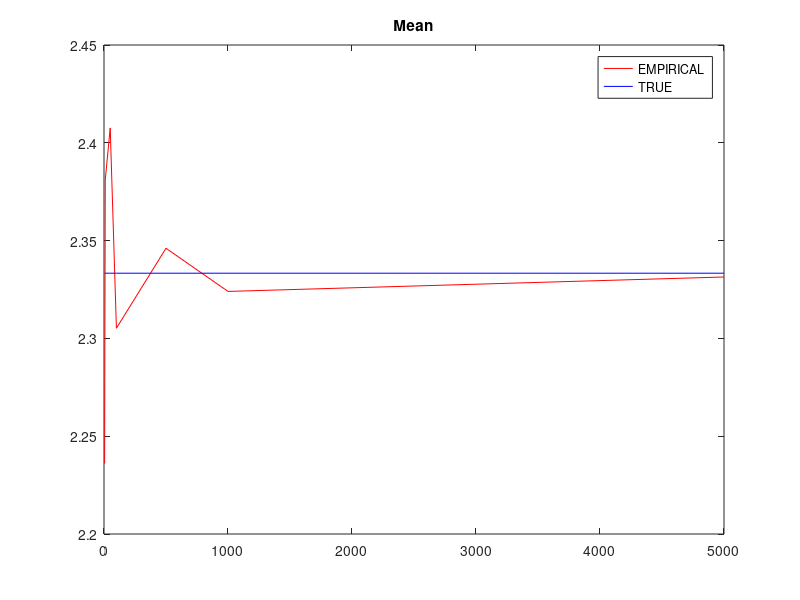
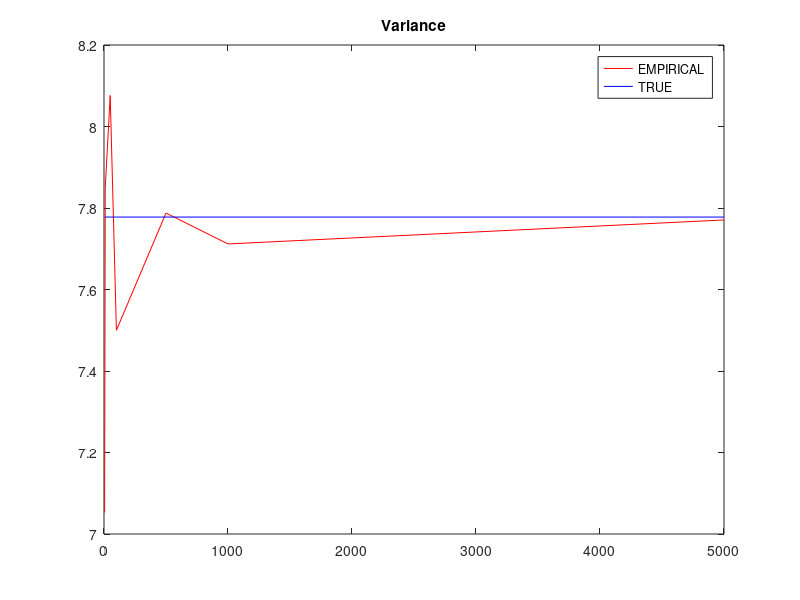

Here is the MATLAB script that generated these plots, in order:
%X ~ Geo(5);
p = 0.3;
% Compute TRUE values;
[mean1, variance1] =geostat(p);
% Compute empirical values;
rep = 100; % Repeat 100 times;
sizes = [5,10,50,100,500,1000,5000]; % For different sampling sizes;
nS = length(sizes);
mean2 = zeros(nS,1);
variance2 = zeros(nS,1);
for sizeIndex = 1:nS
    aSize = sizes(sizeIndex);
    aMean = 0;
    aVariance = 0;
    for aRep = 1:rep
        ys = geornd(p,[aSize,1]);
        aMean = aMean + mean(ys);
        aVariance = aVariance + var(ys);
    end
    aMean = aMean/rep;         
    aVariance = aVariance/rep;
    mean2(sizeIndex) = aMean;
    variance2(sizeIndex) = aVariance;
end
fig1a = figure;
xlim([min(sizes) max(sizes)]);
plot(sizes,mean2, '-r');
hold on;
plot(sizes,repmat(mean1,1,nS),'-b');
legend('EMPIRICAL','TRUE');
title('Mean');
saveas(fig1a,'U1.eps','epsc');

fig1b = figure;
xlim([min(sizes) max(sizes)]);
plot(sizes,variance2,'-r');
hold on;
plot(sizes,repmat(variance1,1,nS),'-b');
legend('EMPIRICAL','TRUE');
title('Variance');
saveas(fig1b,'U2.eps','epsc');